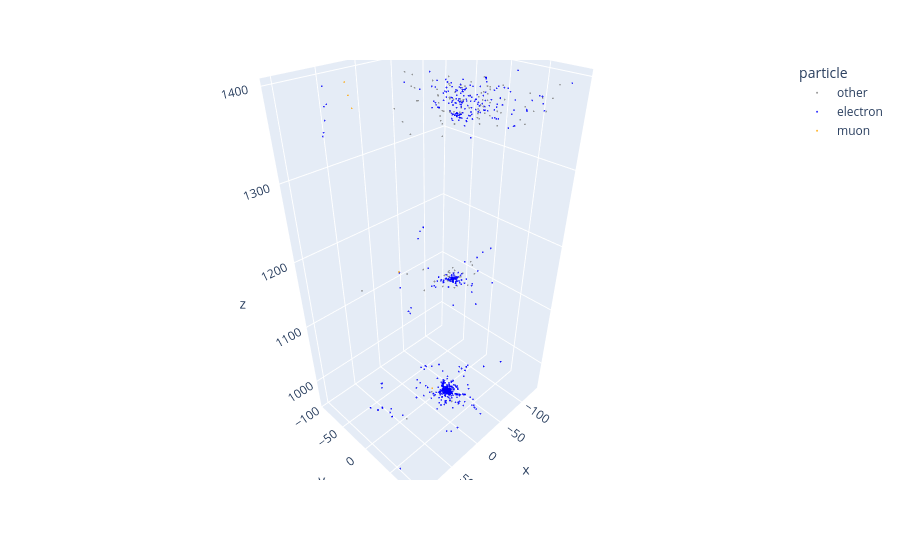

The notebook cell saved with this chart:
### Code cell
import plotly.express as px
!pip install --upgrade nbformat ipython ipykernel

fig = px.scatter_3d(
    long_df,
    x="x",
    y="y",
    z="z",
    color="particle",
    color_discrete_map={
        "electron": "blue",
        "muon": "orange",
        "tau": "purple",
        "other": "gray"
    },
    opacity=0.8,
    hover_name="name"
)

fig.update_traces(marker=dict(size=1))
fig.show()

### Figure 1 — Plotly figure (JSON) as saved in the notebook; plotly's stock layout.template omitted (floating-point values rounded to 4 significant figures; data arrays with more than 128 entries replaced by an {"elided": "..."} marker saying what was removed)
{"data": [{"hovertemplate": "<b>%{hovertext}</b><br><br>particle=other<br>x=%{x}<br>y=%{y}<br>z=%{z}<extra></extra>", "hovertext": ["pi+", "pi+", "pi+", "pi+", "pi+", "pi+", "pi+", "pi+", "pi+", "pi+", "pi+", "pi+", "pi+", "pi+", "pi+", "pi+", "p", "pi+", "pi+", "pi+", "pi+", "pi+", "pi-", "pi-", "pi-", "p", "p", "p", "pi-", "pi-", "pi-", "pi-", "pi-", "pi+", "pi+", "pi+", "pi-", "pi-", "pi-", "p", "p", "p", "pi+", "pi+", "pi+", "pi-", "pi-", "pi-", "pi-", "pi-", "pi-", "pi-", "pi-", "pi-", "pi+", "pi+", "pi+", "pi+", "pi+", "pi+", "pi+", "pi+", "p", "pi+", "D2", "p", "p", "p", "p", "p", "p", "p", "p", "p", "pi-", "pi-", "pi-", "pi-", "pi-", "pi-", "pi+", "pi+", "pi+", "pi-", "pi-", "pi-", "p", "p", "p", "p", "pi-", "pi+", "pi+", "pi+", "pi+", "pi-", "pi-", "pi+", "pi+", "pi+", "pi+", "p", "pi+", "pi-", "pi-", "p", "p", "p", "p", "pi+", "pi+", "pi+", "pi+", "pi-", "pi-", "p", "p", "p"], "legendgroup": "other", "marker": {"color": "gray", "opacity": 0.8, "size": 1, "symbol": "circle"}, "mode": "markers", "name": "other", "scene": "scene", "showlegend": true, "type": "scatter3d", "x": [46.04, -37.48, -57.42, -52.99, -51.87, -50.77, -103.1, -107.5, -111.9, -34.02, -45.5, -56.55, -57.05, -57.55, -12.43, 63.11, -20.05, -30.07, -34.09, -27.2, -26.08, -24.95, -35.48, -35.25, -35.0, -51.29, -53.93, -56.55, -57.17, -60.31, -63.46, -29.34, -31.11, -33.13, -33.34, -33.57, -60.48, -70.98, -81.49, -30.49, -32.11, -33.75, 38.46, 45.93, 53.4, -7.607, -4.799, -1.991, -35.83, -36.14, -36.46, -39.49, -39.97, -40.45, -17.07, -15.89, -14.7, -40.1, -41.05, -42.01, -29.8, -48.1, -11.02, -70.19, -37.33, -37.64, -48.06, -40.26, -24.06, -11.06, 10.16, -10.21, -6.546, -2.865, -36.04, -36.44, -36.81, -49.39, -53.49, -57.59, -38.31, -38.25, -38.2, -39.41, -40.43, -41.43, -35.81, -36.04, -36.25, -41.05, -18.86, -34.09, -64.31, -65.97, -67.66, -23.6, -28.53, -31.74, -34.79, -34.94, -35.08, 1.836, -26.87, -40.85, -74.5, -39.26, -68.34, -69.72, -71.09, -37.04, -55.05, -56.38, -57.71, -30.47, -19.17, 21.58, 24.72, 27.86], "y": [10.77, 20.25, 30.99, 42.09, 42.21, 42.3, 74.56, 77.64, 80.74, 11.36, 8.51, 11.57, 11.7, 11.82, 1.1, -40.71, 33.93, 22.83, 40.43, 50.78, 50.28, 49.78, 65.85, 69.07, 72.28, 5.387, -6.492, -18.39, 81.99, 87.97, 93.94, 13.05, 12.71, 6.39, 5.751, 5.136, 20.32, 14.71, 9.126, 0.211, -9.502, -19.19, 24.24, 22.44, 20.66, 17.84, 18.56, 19.27, 3.335, 2.172, 1.032, 37.51, 40.2, 42.89, 7.986, 6.891, 5.797, 16.47, 16.97, 17.47, 14.35, 20.02, 21.16, 16.44, 5.341, 7.439, 2.628, 3.882, 32.36, 7.051, 11.04, 33.8, 36.1, 38.42, -43.52, -54.08, -64.66, 29.62, 31.33, 33.04, 40.93, 45.31, 49.66, 14.03, 13.21, 12.39, 19.09, 19.11, 19.14, 22.94, -20.81, 19.7, 71.0, 74.01, 77.02, 17.01, 6.823, 8.761, -44.16, -47.42, -50.7, -28.06, 21.39, 11.59, 9.696, 21.89, 39.09, 40.57, 42.07, 19.2, 33.84, 35.21, 36.55, 12.14, 32.66, 48.43, 51.26, 54.09], "z": [961.5, 961.5, 1166.0, 1368.0, 1380.0, 1394.0, 1368.0, 1380.0, 1394.0, 961.5, 1166.0, 1368.0, 1380.0, 1394.0, 961.5, 1166.0, 961.5, 961.5, 1166.0, 1368.0, 1380.0, 1394.0, 1368.0, 1380.0, 1394.0, 1368.0, 1380.0, 1394.0, 1368.0, 1380.0, 1394.0, 961.5, 1166.0, 1368.0, 1380.0, 1394.0, 1368.0, 1380.0, 1394.0, 1368.0, 1380.0, 1394.0, 1368.0, 1380.0, 1394.0, 1368.0, 1380.0, 1394.0, 1368.0, 1380.0, 1394.0, 1368.0, 1380.0, 1394.0, 1368.0, 1380.0, 1394.0, 1368.0, 1380.0, 1394.0, 961.5, 1166.0, 1166.0, 1166.0, 1166.0, 1166.0, 1166.0, 1166.0, 1166.0, 1166.0, 1166.0, 1368.0, 1380.0, 1394.0, 1368.0, 1380.0, 1394.0, 1368.0, 1380.0, 1394.0, 1368.0, 1380.0, 1394.0, 1368.0, 1380.0, 1394.0, 1368.0, 1380.0, 1394.0, 1166.0, 1166.0, 1166.0, 1368.0, 1380.0, 1394.0, 1166.0, 1166.0, 1166.0, 1368.0, 1380.0, 1394.0, 1166.0, 1166.0, 1166.0, 1166.0, 1166.0, 1368.0, 1380.0, 1394.0, 1166.0, 1368.0, 1380.0, 1394.0, 1166.0, 1166.0, 1368.0, 1380.0, 1394.0]}, {"hovertemplate": "<b>%{hovertext}</b><br><br>particle=electron<br>x=%{x}<br>y=%{y}<br>z=%{z}<extra></extra>", "hovertext": {"elided": "844 str values"}, "legendgroup": "electron", "marker": {"color": "blue", "opacity": 0.8, "size": 1, "symbol": "circle"}, "mode": "markers", "name": "electron", "scene": "scene", "showlegend": true, "type": "scatter3d", "x": {"elided": "844 float values"}, "y": {"elided": "844 float values"}, "z": {"elided": "844 float values"}}, {"hovertemplate": "<b>%{hovertext}</b><br><br>particle=muon<br>x=%{x}<br>y=%{y}<br>z=%{z}<extra></extra>", "hovertext": ["mu-", "mu-", "mu-", "mu-", "mu-"], "legendgroup": "muon", "marker": {"color": "orange", "opacity": 0.8, "size": 1, "symbol": "circle"}, "mode": "markers", "name": "muon", "scene": "scene", "showlegend": true, "type": "scatter3d", "x": [-17.47, 6.142, 30.35, 31.75, 33.14], "y": [-3.232, -38.48, -73.36, -75.67, -77.95], "z": [961.5, 1166.0, 1368.0, 1380.0, 1394.0]}], "layout": {"legend": {"title": {"text": "particle"}, "tracegroupgap": 0}, "margin": {"t": 60}, "scene": {"domain": {"x": [0, 1], "y": [0, 1]}, "xaxis": {"title": {"text": "x"}}, "yaxis": {"title": {"text": "y"}}, "zaxis": {"title": {"text": "z"}}}}}
